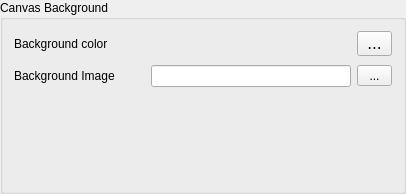
        <widget class="QGroupBox" name="groupBox_2">
         <property name="toolTip">
          <string>&lt;html&gt;&lt;head/&gt;&lt;body&gt;&lt;p&gt;&lt;span style=&quot; font-weight:600;&quot;&gt;Canvas Background&lt;/span&gt;&lt;/p&gt;&lt;p&gt;In this section, there are general settings for the canvas, such as the background color or image.&lt;/p&gt;&lt;p&gt;&lt;br/&gt;&lt;/p&gt;&lt;p&gt;&lt;br/&gt;&lt;/p&gt;&lt;p&gt;&lt;br/&gt;&lt;/p&gt;&lt;/body&gt;&lt;/html&gt;</string>
         </property>
         <property name="title">
          <string>Canvas Background</string>
         </property>
         <layout class="QVBoxLayout" name="verticalLayout_3">
          <item>
           <layout class="QHBoxLayout" name="horizontalLayout_3">
            <item>
             <widget class="QLabel" name="label_4">
              <property name="toolTip">
               <string>&lt;html&gt;&lt;head/&gt;&lt;body&gt;&lt;p&gt;&lt;span style=&quot; font-weight:600;&quot;&gt;Background color&lt;/span&gt;&lt;/p&gt;&lt;p&gt;Click the button on the right to select a new background color. &lt;/p&gt;&lt;p&gt;This is a permanent setting. Once you press OK, it will be saved and will be the default of the application every time you run SocNetV - until you change it again.&lt;/p&gt;&lt;/body&gt;&lt;/html&gt;</string>
              </property>
              <property name="text">
               <string>Background color</string>
              </property>
             </widget>
            </item>
            <item>
             <spacer name="horizontalSpacer_3">
              <property name="font">
               <font>
                <family>DejaVu Sans</family>
                <pointsize>11</pointsize>
               </font>
              </property>
              <property name="orientation">
               <enum>Qt::Horizontal</enum>
              </property>
              <property name="sizeHint" stdset="0">
               <size>
                <width>40</width>
                <height>20</height>
               </size>
              </property>
             </spacer>
            </item>
            <item>
             <widget class="QToolButton" name="bgColorButton">
              <property name="sizePolicy">
               <sizepolicy hsizetype="Fixed" vsizetype="Fixed">
                <horstretch>0</horstretch>
                <verstretch>0</verstretch>
               </sizepolicy>
              </property>
              <property name="minimumSize">
               <size>
                <width>35</width>
                <height>0</height>
               </size>
              </property>
              <property name="font">
               <font>
                <family>DejaVu Sans</family>
                <pointsize>11</pointsize>
               </font>
              </property>
              <property name="cursor">
               <cursorShape>PointingHandCursor</cursorShape>
              </property>
              <property name="toolTip">
               <string>&lt;html&gt;&lt;head/&gt;&lt;body&gt;&lt;p&gt;&lt;span style=&quot; font-weight:600;&quot;&gt;Background color&lt;/span&gt;&lt;/p&gt;&lt;p&gt;Click this button to select a new background color. &lt;/p&gt;&lt;p&gt;This is a permanent setting. Once you press OK, it will be saved and will be the default of the application every time you run SocNetV - until you change it again.&lt;/p&gt;&lt;/body&gt;&lt;/html&gt;</string>
              </property>
              <property name="whatsThis">
               <string>&lt;html&gt;&lt;head/&gt;&lt;body&gt;&lt;p&gt;&lt;span style=&quot; font-weight:600;&quot;&gt;Background color&lt;/span&gt;&lt;/p&gt;&lt;p&gt;Click this button to select a new background color. &lt;/p&gt;&lt;p&gt;This is a permanent setting, it will be the default of the application every time you run SocNetV. &lt;/p&gt;&lt;/body&gt;&lt;/html&gt;</string>
              </property>
              <property name="text">
               <string>...</string>
              </property>
              <property name="iconSize">
               <size>
                <width>60</width>
                <height>20</height>
               </size>
              </property>
             </widget>
            </item>
           </layout>
          </item>
          <item>
           <layout class="QHBoxLayout" name="horizontalLayout_2">
            <item>
             <widget class="QLabel" name="label_2">
              <property name="toolTip">
               <string>&lt;html&gt;&lt;head/&gt;&lt;body&gt;&lt;p&gt;&lt;span style=&quot; font-weight:600;&quot;&gt;Background image&lt;/span&gt;&lt;/p&gt;&lt;p&gt;Click the button on the right to select a new background image.&lt;/p&gt;&lt;p&gt;If the file does not exist, the default background color will be used.&lt;/p&gt;&lt;p&gt;This is a permanent setting. Once you press OK, it will be saved and will be the default of the application every time you run SocNetV - until you change it again.&lt;/p&gt;&lt;p&gt;&lt;br/&gt;&lt;/p&gt;&lt;/body&gt;&lt;/html&gt;</string>
              </property>
              <property name="text">
               <string>Background Image</string>
              </property>
             </widget>
            </item>
            <item>
             <spacer name="horizontalSpacer_2">
              <property name="orientation">
               <enum>Qt::Horizontal</enum>
              </property>
              <property name="sizeHint" stdset="0">
               <size>
                <width>30</width>
                <height>28</height>
               </size>
              </property>
             </spacer>
            </item>
            <item>
             <widget class="QLineEdit" name="bgImageSelectEdit">
              <property name="minimumSize">
               <size>
                <width>200</width>
                <height>0</height>
               </size>
              </property>
              <property name="toolTip">
               <string>&lt;html&gt;&lt;head/&gt;&lt;body&gt;&lt;p&gt;&lt;span style=&quot; font-weight:600;&quot;&gt;Background image&lt;/span&gt;&lt;/p&gt;&lt;p&gt;This is the path of the default background image. &lt;/p&gt;&lt;p&gt;Click the button on the right to select a new background image.&lt;/p&gt;&lt;p&gt;If the file does not exist, the default background color will be used.&lt;/p&gt;&lt;p&gt;This is a permanent setting. Once you press OK, it will be saved and will be the default of the application every time you run SocNetV - until you change it again.&lt;/p&gt;&lt;p&gt;&lt;br/&gt;&lt;/p&gt;&lt;/body&gt;&lt;/html&gt;</string>
              </property>
              <property name="whatsThis">
               <string>&lt;html&gt;&lt;head/&gt;&lt;body&gt;&lt;p&gt;&lt;span style=&quot; font-weight:600;&quot;&gt;Background image&lt;/span&gt;&lt;/p&gt;&lt;p&gt;This is the path of the default background image. &lt;/p&gt;&lt;p&gt;Click the button on the right to select a new background image.&lt;/p&gt;&lt;p&gt;This is a permanent setting, it will be the default of the application every time you run SocNetV. If the file does not exist, the default background color will be used.&lt;/p&gt;&lt;/body&gt;&lt;/html&gt;</string>
              </property>
             </widget>
            </item>
            <item>
             <widget class="QToolButton" name="bgImageSelectButton">
              <property name="sizePolicy">
               <sizepolicy hsizetype="Fixed" vsizetype="Fixed">
                <horstretch>0</horstretch>
                <verstretch>0</verstretch>
               </sizepolicy>
              </property>
              <property name="minimumSize">
               <size>
                <width>35</width>
                <height>0</height>
               </size>
              </property>
              <property name="toolTip">
               <string>&lt;html&gt;&lt;head/&gt;&lt;body&gt;&lt;p&gt;&lt;span style=&quot; font-weight:600;&quot;&gt;Background image&lt;/span&gt;&lt;/p&gt;&lt;p&gt;Click this button to select a new background image.&lt;/p&gt;&lt;p&gt;If the file does not exist, the default background color will be used.&lt;/p&gt;&lt;p&gt;This is a permanent setting. Once you press OK, it will be saved and will be the default of the application every time you run SocNetV - until you change it again.&lt;/p&gt;&lt;p&gt;&lt;br/&gt;&lt;/p&gt;&lt;/body&gt;&lt;/html&gt;</string>
              </property>
              <property name="whatsThis">
               <string>&lt;html&gt;&lt;head/&gt;&lt;body&gt;&lt;p&gt;&lt;span style=&quot; font-weight:600;&quot;&gt;Background image&lt;/span&gt;&lt;/p&gt;&lt;p&gt;Click this button to select a new background image.&lt;/p&gt;&lt;p&gt;This is a permanent setting, it will be the default of the application every time you run SocNetV. If the file does not exist, the default background color will be used.&lt;/p&gt;&lt;/body&gt;&lt;/html&gt;</string>
              </property>
              <property name="text">
               <string>...</string>
              </property>
             </widget>
            </item>
           </layout>
          </item>
          <item>
           <spacer name="verticalSpacer_2">
            <property name="orientation">
             <enum>Qt::Vertical</enum>
            </property>
            <property name="sizeHint" stdset="0">
             <size>
              <width>20</width>
              <height>90</height>
             </size>
            </property>
           </spacer>
          </item>
         </layout>
        </widget>
